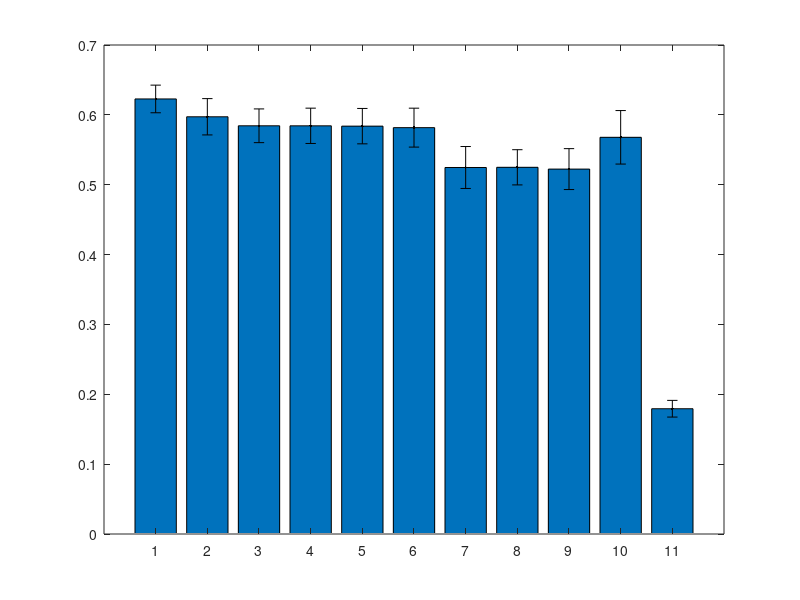

Here is the MATLAB script that generated this plot: (Note: this script raises an error after producing the figure.)
% Auto-generated from results/revision_multiseed_pruned_10seed/summary_mean.csv
policies = {'Oracle','Greedy sleep','ML-GCN\npruned','Attn ML-GCN\npruned','Flat MLP\npruned','Agg GCN\npruned','ML-GCN','Agg GCN','Flat MLP','RSRP sleep','RSRP'};
energy_saving_vs_all_on_mean = [0.62277914 0.59726662 0.58436892 0.58431947 0.58385177 0.58171011 0.52465322 0.52492762 0.52236414 0.56786033 0.17933029];
energy_saving_vs_all_on_std = [0.01977644 0.02599310 0.02413546 0.02527743 0.02532307 0.02785575 0.03002191 0.02519758 0.02928227 0.03829292 0.01194659];
energy_gap_vs_oracle_mean = [0.00000000 0.07197569 0.10645434 0.10574117 0.10440158 0.11102312 0.27423566 0.27124740 0.27614773 0.13858992 1.25490477];
energy_gap_vs_oracle_std = [0.00000000 0.02428160 0.02549005 0.02656195 0.01634398 0.03026064 0.04462213 0.02309110 0.02630536 0.05396391 0.07909999];

figure; bar(energy_saving_vs_all_on_mean); hold on; errorbar(1:numel(policies), energy_saving_vs_all_on_mean, energy_saving_vs_all_on_std, 'k.', 'LineWidth', 1); hold off; grid on; ylabel('Energy saving vs. all-on network'); set(gca, 'XTick', 1:numel(policies), 'XTickLabel', policies, 'XTickLabelRotation', 35);
figure; bar(energy_gap_vs_oracle_mean); hold on; errorbar(1:numel(policies), energy_gap_vs_oracle_mean, energy_gap_vs_oracle_std, 'k.', 'LineWidth', 1); hold off; grid on; ylabel('Energy gap relative to oracle'); set(gca, 'XTick', 1:numel(policies), 'XTickLabel', policies, 'XTickLabelRotation', 35);
